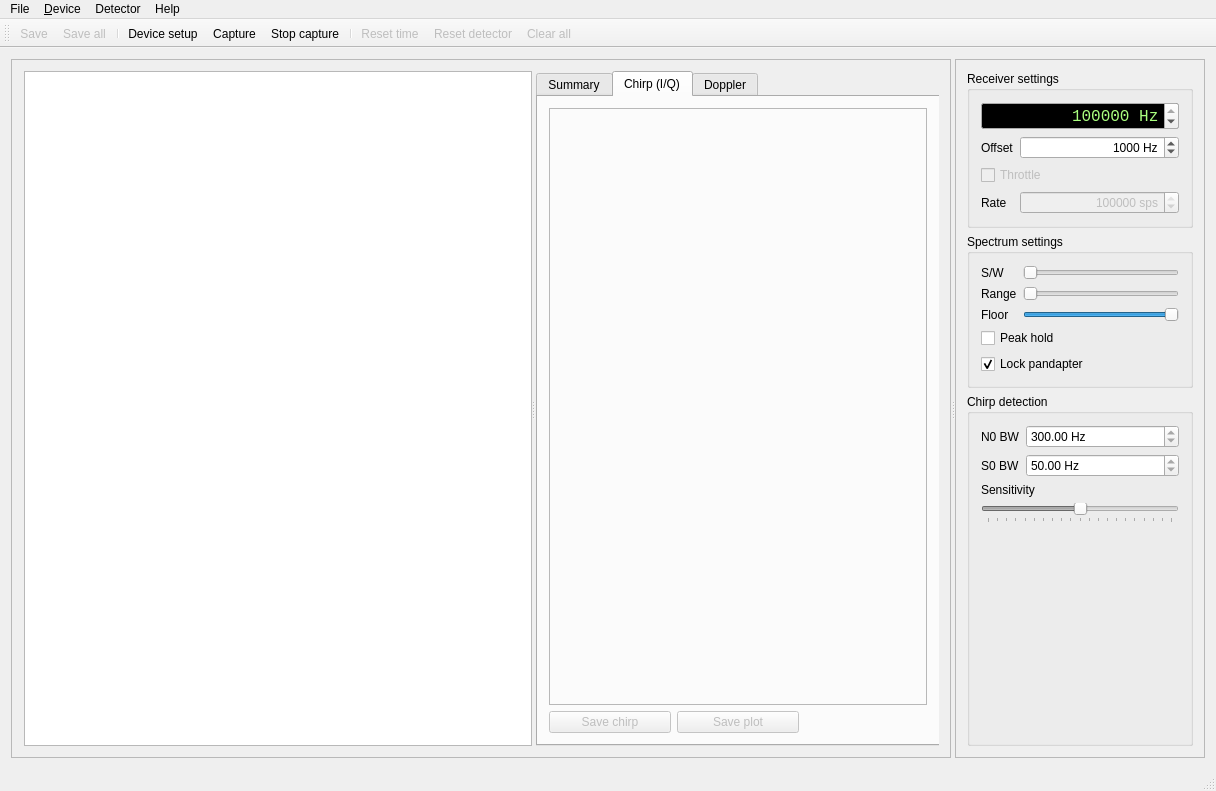
<?xml version="1.0" encoding="UTF-8"?>
<ui version="4.0">
 <class>Main</class>
 <widget class="QMainWindow" name="Main">
  <property name="geometry">
   <rect>
    <x>0</x>
    <y>0</y>
    <width>1216</width>
    <height>791</height>
   </rect>
  </property>
  <property name="windowTitle">
   <string>QStones - The GRAVES echo detector</string>
  </property>
  <property name="documentMode">
   <bool>false</bool>
  </property>
  <widget class="QWidget" name="centralWidget">
   <property name="enabled">
    <bool>true</bool>
   </property>
   <property name="sizePolicy">
    <sizepolicy hsizetype="Preferred" vsizetype="Preferred">
     <horstretch>2</horstretch>
     <verstretch>0</verstretch>
    </sizepolicy>
   </property>
   <layout class="QGridLayout" name="gridLayout_5">
    <item row="0" column="0">
     <widget class="QSplitter" name="splitter_2">
      <property name="orientation">
       <enum>Qt::Horizontal</enum>
      </property>
      <widget class="QFrame" name="frame">
       <property name="frameShape">
        <enum>QFrame::StyledPanel</enum>
       </property>
       <property name="frameShadow">
        <enum>QFrame::Raised</enum>
       </property>
       <layout class="QGridLayout" name="gridLayout">
        <item row="0" column="0">
         <widget class="QSplitter" name="verticalSplitter">
          <property name="layoutDirection">
           <enum>Qt::RightToLeft</enum>
          </property>
          <property name="orientation">
           <enum>Qt::Vertical</enum>
          </property>
          <widget class="QSplitter" name="splitter">
           <property name="layoutDirection">
            <enum>Qt::RightToLeft</enum>
           </property>
           <property name="orientation">
            <enum>Qt::Horizontal</enum>
           </property>
           <widget class="QTabWidget" name="tabWidget">
            <property name="layoutDirection">
             <enum>Qt::LeftToRight</enum>
            </property>
            <property name="currentIndex">
             <number>1</number>
            </property>
            <widget class="QWidget" name="tab">
             <attribute name="title">
              <string>Summary</string>
             </attribute>
             <layout class="QFormLayout" name="formLayout_2">
              <item row="0" column="0">
               <widget class="QLabel" name="label">
                <property name="text">
                 <string>Captured at</string>
                </property>
               </widget>
              </item>
              <item row="0" column="1">
               <widget class="QLabel" name="label_2">
                <property name="text">
                 <string>---</string>
                </property>
               </widget>
              </item>
              <item row="1" column="0">
               <widget class="QLabel" name="label_3">
                <property name="text">
                 <string>Duration</string>
                </property>
               </widget>
              </item>
              <item row="1" column="1">
               <widget class="QLabel" name="label_4">
                <property name="text">
                 <string>---</string>
                </property>
               </widget>
              </item>
             </layout>
            </widget>
            <widget class="QWidget" name="tab_2">
             <attribute name="title">
              <string>Chirp (I/Q)</string>
             </attribute>
             <layout class="QGridLayout" name="gridLayout_3">
              <item row="0" column="0" colspan="3">
               <widget class="QFrame" name="chirpFrame">
                <property name="frameShape">
                 <enum>QFrame::StyledPanel</enum>
                </property>
                <property name="frameShadow">
                 <enum>QFrame::Raised</enum>
                </property>
               </widget>
              </item>
              <item row="1" column="0">
               <widget class="QPushButton" name="pushButton">
                <property name="enabled">
                 <bool>false</bool>
                </property>
                <property name="text">
                 <string>Save chirp</string>
                </property>
                <property name="icon">
                 <iconset>
                  <normalon>:/themes/oxygen/16x16/actions/document-save-as.png</normalon>
                 </iconset>
                </property>
               </widget>
              </item>
              <item row="1" column="1">
               <widget class="QPushButton" name="pushButton_2">
                <property name="enabled">
                 <bool>false</bool>
                </property>
                <property name="text">
                 <string>Save plot</string>
                </property>
                <property name="icon">
                 <iconset>
                  <normalon>:/themes/oxygen/16x16/mimetypes/image-x-generic.png</normalon>
                 </iconset>
                </property>
               </widget>
              </item>
             </layout>
            </widget>
            <widget class="QWidget" name="tab_3">
             <attribute name="title">
              <string>Doppler</string>
             </attribute>
             <layout class="QGridLayout" name="gridLayout_4">
              <item row="1" column="0">
               <widget class="QPushButton" name="pushButton_3">
                <property name="enabled">
                 <bool>false</bool>
                </property>
                <property name="text">
                 <string>Save data</string>
                </property>
                <property name="icon">
                 <iconset>
                  <normalon>:/themes/oxygen/16x16/actions/document-save-as.png</normalon>
                 </iconset>
                </property>
               </widget>
              </item>
              <item row="1" column="1">
               <widget class="QPushButton" name="pushButton_4">
                <property name="enabled">
                 <bool>false</bool>
                </property>
                <property name="text">
                 <string>Save plot</string>
                </property>
                <property name="icon">
                 <iconset>
                  <normalon>:/themes/oxygen/16x16/mimetypes/image-x-generic.png</normalon>
                 </iconset>
                </property>
               </widget>
              </item>
              <item row="0" column="0" colspan="3">
               <widget class="QFrame" name="dopplerFrame">
                <property name="frameShape">
                 <enum>QFrame::StyledPanel</enum>
                </property>
                <property name="frameShadow">
                 <enum>QFrame::Raised</enum>
                </property>
               </widget>
              </item>
             </layout>
            </widget>
           </widget>
           <widget class="QTableView" name="eventTable">
            <property name="layoutDirection">
             <enum>Qt::LeftToRight</enum>
            </property>
            <property name="alternatingRowColors">
             <bool>true</bool>
            </property>
            <property name="selectionMode">
             <enum>QAbstractItemView::SingleSelection</enum>
            </property>
            <property name="selectionBehavior">
             <enum>QAbstractItemView::SelectRows</enum>
            </property>
            <property name="sortingEnabled">
             <bool>true</bool>
            </property>
            <property name="cornerButtonEnabled">
             <bool>true</bool>
            </property>
            <attribute name="horizontalHeaderCascadingSectionResizes">
             <bool>true</bool>
            </attribute>
            <attribute name="horizontalHeaderStretchLastSection">
             <bool>true</bool>
            </attribute>
            <attribute name="verticalHeaderDefaultSectionSize">
             <number>18</number>
            </attribute>
            <attribute name="verticalHeaderMinimumSectionSize">
             <number>18</number>
            </attribute>
            <attribute name="verticalHeaderStretchLastSection">
             <bool>false</bool>
            </attribute>
           </widget>
          </widget>
         </widget>
        </item>
       </layout>
      </widget>
      <widget class="QFrame" name="frame_2">
       <property name="sizePolicy">
        <sizepolicy hsizetype="Minimum" vsizetype="Preferred">
         <horstretch>0</horstretch>
         <verstretch>0</verstretch>
        </sizepolicy>
       </property>
       <property name="maximumSize">
        <size>
         <width>250</width>
         <height>16777215</height>
        </size>
       </property>
       <property name="frameShape">
        <enum>QFrame::StyledPanel</enum>
       </property>
       <property name="frameShadow">
        <enum>QFrame::Raised</enum>
       </property>
       <layout class="QGridLayout" name="gridLayout_2">
        <item row="0" column="0">
         <widget class="QGroupBox" name="groupBox">
          <property name="sizePolicy">
           <sizepolicy hsizetype="Minimum" vsizetype="Fixed">
            <horstretch>0</horstretch>
            <verstretch>0</verstretch>
           </sizepolicy>
          </property>
          <property name="title">
           <string>Receiver settings</string>
          </property>
          <layout class="QFormLayout" name="formLayout">
           <item row="0" column="0" colspan="2">
            <widget class="QSpinBox" name="sbRXFreq">
             <property name="sizePolicy">
              <sizepolicy hsizetype="Minimum" vsizetype="Fixed">
               <horstretch>0</horstretch>
               <verstretch>0</verstretch>
              </sizepolicy>
             </property>
             <property name="palette">
              <palette>
               <active>
                <colorrole role="Text">
                 <brush brushstyle="SolidPattern">
                  <color alpha="255">
                   <red>170</red>
                   <green>255</green>
                   <blue>127</blue>
                  </color>
                 </brush>
                </colorrole>
                <colorrole role="Base">
                 <brush brushstyle="SolidPattern">
                  <color alpha="255">
                   <red>0</red>
                   <green>0</green>
                   <blue>0</blue>
                  </color>
                 </brush>
                </colorrole>
               </active>
               <inactive>
                <colorrole role="Text">
                 <brush brushstyle="SolidPattern">
                  <color alpha="255">
                   <red>170</red>
                   <green>255</green>
                   <blue>127</blue>
                  </color>
                 </brush>
                </colorrole>
                <colorrole role="Base">
                 <brush brushstyle="SolidPattern">
                  <color alpha="255">
                   <red>0</red>
                   <green>0</green>
                   <blue>0</blue>
                  </color>
                 </brush>
                </colorrole>
               </inactive>
               <disabled>
                <colorrole role="Text">
                 <brush brushstyle="SolidPattern">
                  <color alpha="255">
                   <red>190</red>
                   <green>190</green>
                   <blue>190</blue>
                  </color>
                 </brush>
                </colorrole>
                <colorrole role="Base">
                 <brush brushstyle="SolidPattern">
                  <color alpha="255">
                   <red>239</red>
                   <green>239</green>
                   <blue>239</blue>
                  </color>
                 </brush>
                </colorrole>
               </disabled>
              </palette>
             </property>
             <property name="font">
              <font>
               <family>Monospace</family>
               <pointsize>12</pointsize>
              </font>
             </property>
             <property name="alignment">
              <set>Qt::AlignRight|Qt::AlignTrailing|Qt::AlignVCenter</set>
             </property>
             <property name="suffix">
              <string> Hz</string>
             </property>
             <property name="maximum">
              <number>2000000000</number>
             </property>
             <property name="value">
              <number>143049000</number>
             </property>
            </widget>
           </item>
           <item row="1" column="0">
            <widget class="QLabel" name="label_11">
             <property name="text">
              <string>Offset</string>
             </property>
            </widget>
           </item>
           <item row="1" column="1">
            <widget class="QSpinBox" name="sbIFFreq">
             <property name="sizePolicy">
              <sizepolicy hsizetype="Minimum" vsizetype="Fixed">
               <horstretch>0</horstretch>
               <verstretch>0</verstretch>
              </sizepolicy>
             </property>
             <property name="alignment">
              <set>Qt::AlignRight|Qt::AlignTrailing|Qt::AlignVCenter</set>
             </property>
             <property name="suffix">
              <string> Hz</string>
             </property>
             <property name="minimum">
              <number>-2000000000</number>
             </property>
             <property name="maximum">
              <number>2000000000</number>
             </property>
             <property name="value">
              <number>1000</number>
             </property>
            </widget>
           </item>
           <item row="2" column="0" colspan="2">
            <widget class="QCheckBox" name="checkBox">
             <property name="enabled">
              <bool>false</bool>
             </property>
             <property name="text">
              <string>Throttle</string>
             </property>
            </widget>
           </item>
           <item row="3" column="0">
            <widget class="QLabel" name="label_12">
             <property name="text">
              <string>Rate</string>
             </property>
            </widget>
           </item>
           <item row="3" column="1">
            <widget class="QSpinBox" name="spinBox">
             <property name="enabled">
              <bool>false</bool>
             </property>
             <property name="alignment">
              <set>Qt::AlignRight|Qt::AlignTrailing|Qt::AlignVCenter</set>
             </property>
             <property name="suffix">
              <string> sps</string>
             </property>
             <property name="minimum">
              <number>1</number>
             </property>
             <property name="maximum">
              <number>1000000</number>
             </property>
             <property name="value">
              <number>250000</number>
             </property>
            </widget>
           </item>
          </layout>
         </widget>
        </item>
        <item row="1" column="0">
         <widget class="QGroupBox" name="groupBox_3">
          <property name="sizePolicy">
           <sizepolicy hsizetype="Preferred" vsizetype="Fixed">
            <horstretch>0</horstretch>
            <verstretch>0</verstretch>
           </sizepolicy>
          </property>
          <property name="title">
           <string>Spectrum settings</string>
          </property>
          <layout class="QFormLayout" name="formLayout_4">
           <item row="0" column="0">
            <widget class="QLabel" name="label_5">
             <property name="sizePolicy">
              <sizepolicy hsizetype="Minimum" vsizetype="Preferred">
               <horstretch>0</horstretch>
               <verstretch>0</verstretch>
              </sizepolicy>
             </property>
             <property name="text">
              <string>S/W</string>
             </property>
            </widget>
           </item>
           <item row="0" column="1">
            <widget class="QSlider" name="sWRatio">
             <property name="sizePolicy">
              <sizepolicy hsizetype="Minimum" vsizetype="Fixed">
               <horstretch>0</horstretch>
               <verstretch>0</verstretch>
              </sizepolicy>
             </property>
             <property name="orientation">
              <enum>Qt::Horizontal</enum>
             </property>
            </widget>
           </item>
           <item row="1" column="0">
            <widget class="QLabel" name="label_7">
             <property name="text">
              <string>Range</string>
             </property>
            </widget>
           </item>
           <item row="1" column="1">
            <widget class="QSlider" name="sRange">
             <property name="sizePolicy">
              <sizepolicy hsizetype="Minimum" vsizetype="Fixed">
               <horstretch>0</horstretch>
               <verstretch>0</verstretch>
              </sizepolicy>
             </property>
             <property name="minimum">
              <number>10</number>
             </property>
             <property name="maximum">
              <number>150</number>
             </property>
             <property name="orientation">
              <enum>Qt::Horizontal</enum>
             </property>
             <property name="invertedAppearance">
              <bool>false</bool>
             </property>
             <property name="invertedControls">
              <bool>false</bool>
             </property>
             <property name="tickPosition">
              <enum>QSlider::NoTicks</enum>
             </property>
            </widget>
           </item>
           <item row="2" column="0">
            <widget class="QLabel" name="label_8">
             <property name="text">
              <string>Floor</string>
             </property>
            </widget>
           </item>
           <item row="2" column="1">
            <widget class="QSlider" name="sFloor">
             <property name="sizePolicy">
              <sizepolicy hsizetype="Minimum" vsizetype="Fixed">
               <horstretch>0</horstretch>
               <verstretch>0</verstretch>
              </sizepolicy>
             </property>
             <property name="minimum">
              <number>-150</number>
             </property>
             <property name="maximum">
              <number>0</number>
             </property>
             <property name="orientation">
              <enum>Qt::Horizontal</enum>
             </property>
            </widget>
           </item>
           <item row="3" column="0" colspan="2">
            <widget class="QCheckBox" name="cbPeakHold">
             <property name="text">
              <string>Peak hold</string>
             </property>
            </widget>
           </item>
           <item row="4" column="0" colspan="2">
            <widget class="QCheckBox" name="cbLockPandapter">
             <property name="text">
              <string>Lock pandapter</string>
             </property>
             <property name="checked">
              <bool>true</bool>
             </property>
             <property name="tristate">
              <bool>false</bool>
             </property>
            </widget>
           </item>
          </layout>
         </widget>
        </item>
        <item row="2" column="0">
         <widget class="QGroupBox" name="groupBox_2">
          <property name="sizePolicy">
           <sizepolicy hsizetype="Preferred" vsizetype="Expanding">
            <horstretch>0</horstretch>
            <verstretch>0</verstretch>
           </sizepolicy>
          </property>
          <property name="title">
           <string>Chirp detection</string>
          </property>
          <layout class="QFormLayout" name="formLayout_3">
           <item row="0" column="0">
            <widget class="QLabel" name="label_9">
             <property name="text">
              <string>N0 BW</string>
             </property>
            </widget>
           </item>
           <item row="0" column="1">
            <widget class="QDoubleSpinBox" name="doubleSpinBox">
             <property name="enabled">
              <bool>true</bool>
             </property>
             <property name="readOnly">
              <bool>true</bool>
             </property>
             <property name="suffix">
              <string> Hz</string>
             </property>
             <property name="maximum">
              <double>100000.000000000000000</double>
             </property>
             <property name="value">
              <double>300.000000000000000</double>
             </property>
            </widget>
           </item>
           <item row="1" column="0">
            <widget class="QLabel" name="label_10">
             <property name="sizePolicy">
              <sizepolicy hsizetype="Preferred" vsizetype="Minimum">
               <horstretch>0</horstretch>
               <verstretch>0</verstretch>
              </sizepolicy>
             </property>
             <property name="text">
              <string>S0 BW</string>
             </property>
            </widget>
           </item>
           <item row="1" column="1">
            <widget class="QDoubleSpinBox" name="doubleSpinBox_2">
             <property name="enabled">
              <bool>true</bool>
             </property>
             <property name="readOnly">
              <bool>true</bool>
             </property>
             <property name="suffix">
              <string> Hz</string>
             </property>
             <property name="value">
              <double>50.000000000000000</double>
             </property>
            </widget>
           </item>
           <item row="2" column="0" colspan="2">
            <widget class="QLabel" name="label_6">
             <property name="text">
              <string>Sensitivity</string>
             </property>
            </widget>
           </item>
           <item row="3" column="0" colspan="2">
            <widget class="QSlider" name="sSensitivity">
             <property name="enabled">
              <bool>false</bool>
             </property>
             <property name="sizePolicy">
              <sizepolicy hsizetype="Minimum" vsizetype="Fixed">
               <horstretch>0</horstretch>
               <verstretch>0</verstretch>
              </sizepolicy>
             </property>
             <property name="maximum">
              <number>100</number>
             </property>
             <property name="value">
              <number>50</number>
             </property>
             <property name="tracking">
              <bool>true</bool>
             </property>
             <property name="orientation">
              <enum>Qt::Horizontal</enum>
             </property>
             <property name="invertedAppearance">
              <bool>false</bool>
             </property>
             <property name="invertedControls">
              <bool>false</bool>
             </property>
             <property name="tickPosition">
              <enum>QSlider::TicksBelow</enum>
             </property>
             <property name="tickInterval">
              <number>5</number>
             </property>
            </widget>
           </item>
          </layout>
         </widget>
        </item>
       </layout>
      </widget>
     </widget>
    </item>
   </layout>
  </widget>
  <widget class="QMenuBar" name="menuBar">
   <property name="geometry">
    <rect>
     <x>0</x>
     <y>0</y>
     <width>1216</width>
     <height>20</height>
    </rect>
   </property>
   <widget class="QMenu" name="menu_Device">
    <property name="title">
     <string>&amp;Device</string>
    </property>
    <addaction name="actionSetup"/>
    <addaction name="actionCapture"/>
    <addaction name="actionStop_capture"/>
    <addaction name="separator"/>
   </widget>
   <widget class="QMenu" name="menuFile">
    <property name="title">
     <string>File</string>
    </property>
    <addaction name="actionSave"/>
    <addaction name="actionSave_all"/>
    <addaction name="separator"/>
    <addaction name="actionQuit"/>
   </widget>
   <widget class="QMenu" name="menuDetector">
    <property name="title">
     <string>Detector</string>
    </property>
    <addaction name="actionReset_time"/>
    <addaction name="actionReset_detector"/>
    <addaction name="separator"/>
    <addaction name="actionClear_all"/>
   </widget>
   <widget class="QMenu" name="menuHelp">
    <property name="title">
     <string>Help</string>
    </property>
    <addaction name="actionAbout_QStones"/>
   </widget>
   <addaction name="menuFile"/>
   <addaction name="menu_Device"/>
   <addaction name="menuDetector"/>
   <addaction name="menuHelp"/>
  </widget>
  <widget class="QToolBar" name="mainToolBar">
   <attribute name="toolBarArea">
    <enum>TopToolBarArea</enum>
   </attribute>
   <attribute name="toolBarBreak">
    <bool>false</bool>
   </attribute>
   <addaction name="actionSave"/>
   <addaction name="actionSave_all"/>
   <addaction name="separator"/>
   <addaction name="actionSetup"/>
   <addaction name="actionCapture"/>
   <addaction name="actionStop_capture"/>
   <addaction name="separator"/>
   <addaction name="actionReset_time"/>
   <addaction name="actionReset_detector"/>
   <addaction name="actionClear_all"/>
  </widget>
  <widget class="QStatusBar" name="statusBar"/>
  <action name="actionSetup">
   <property name="icon">
    <iconset resource="../icons/resources.qrc">
     <normaloff>:/themes/oxygen/22x22/devices/audio-card.png</normaloff>:/themes/oxygen/22x22/devices/audio-card.png</iconset>
   </property>
   <property name="text">
    <string>&amp;Device setup</string>
   </property>
   <property name="toolTip">
    <string>Device setup</string>
   </property>
  </action>
  <action name="actionCapture">
   <property name="icon">
    <iconset resource="../icons/resources.qrc">
     <normaloff>:/themes/oxygen/22x22/actions/media-playback-start.png</normaloff>:/themes/oxygen/22x22/actions/media-playback-start.png</iconset>
   </property>
   <property name="text">
    <string>&amp;Capture</string>
   </property>
  </action>
  <action name="actionStop_capture">
   <property name="icon">
    <iconset resource="../icons/resources.qrc">
     <normaloff>:/themes/oxygen/22x22/actions/media-playback-stop.png</normaloff>:/themes/oxygen/22x22/actions/media-playback-stop.png</iconset>
   </property>
   <property name="text">
    <string>St&amp;op capture</string>
   </property>
  </action>
  <action name="actionQuit">
   <property name="enabled">
    <bool>false</bool>
   </property>
   <property name="icon">
    <iconset resource="../icons/resources.qrc">
     <normaloff>:/themes/oxygen/22x22/actions/application-exit.png</normaloff>:/themes/oxygen/22x22/actions/application-exit.png</iconset>
   </property>
   <property name="text">
    <string>&amp;Quit</string>
   </property>
  </action>
  <action name="actionSave">
   <property name="enabled">
    <bool>false</bool>
   </property>
   <property name="icon">
    <iconset resource="../icons/resources.qrc">
     <normaloff>:/themes/oxygen/22x22/actions/document-save-as.png</normaloff>:/themes/oxygen/22x22/actions/document-save-as.png</iconset>
   </property>
   <property name="text">
    <string>Save</string>
   </property>
   <property name="toolTip">
    <string>Save current chirp</string>
   </property>
  </action>
  <action name="actionSave_all">
   <property name="enabled">
    <bool>false</bool>
   </property>
   <property name="icon">
    <iconset resource="../icons/resources.qrc">
     <normaloff>:/themes/oxygen/22x22/actions/document-save-all.png</normaloff>:/themes/oxygen/22x22/actions/document-save-all.png</iconset>
   </property>
   <property name="text">
    <string>Save all</string>
   </property>
  </action>
  <action name="actionReset_time">
   <property name="enabled">
    <bool>false</bool>
   </property>
   <property name="icon">
    <iconset resource="../icons/resources.qrc">
     <normaloff>:/themes/oxygen/22x22/apps/clock.png</normaloff>:/themes/oxygen/22x22/apps/clock.png</iconset>
   </property>
   <property name="text">
    <string>Reset time</string>
   </property>
  </action>
  <action name="actionReset_detector">
   <property name="enabled">
    <bool>false</bool>
   </property>
   <property name="icon">
    <iconset resource="../icons/resources.qrc">
     <normaloff>:/themes/oxygen/22x22/apps/utilities-system-monitor.png</normaloff>:/themes/oxygen/22x22/apps/utilities-system-monitor.png</iconset>
   </property>
   <property name="text">
    <string>Reset detector</string>
   </property>
  </action>
  <action name="actionClear_all">
   <property name="enabled">
    <bool>false</bool>
   </property>
   <property name="icon">
    <iconset resource="../icons/resources.qrc">
     <normaloff>:/themes/oxygen/22x22/actions/edit-clear-list.png</normaloff>:/themes/oxygen/22x22/actions/edit-clear-list.png</iconset>
   </property>
   <property name="text">
    <string>Clear all</string>
   </property>
  </action>
  <action name="actionAbout_QStones">
   <property name="enabled">
    <bool>false</bool>
   </property>
   <property name="icon">
    <iconset resource="../icons/resources.qrc">
     <normaloff>:/themes/oxygen/16x16/actions/help-about.png</normaloff>:/themes/oxygen/16x16/actions/help-about.png</iconset>
   </property>
   <property name="text">
    <string>About QStones</string>
   </property>
  </action>
 </widget>
 <layoutdefault spacing="6" margin="11"/>
 <resources>
  <include location="../icons/resources.qrc"/>
 </resources>
 <connections/>
</ui>
